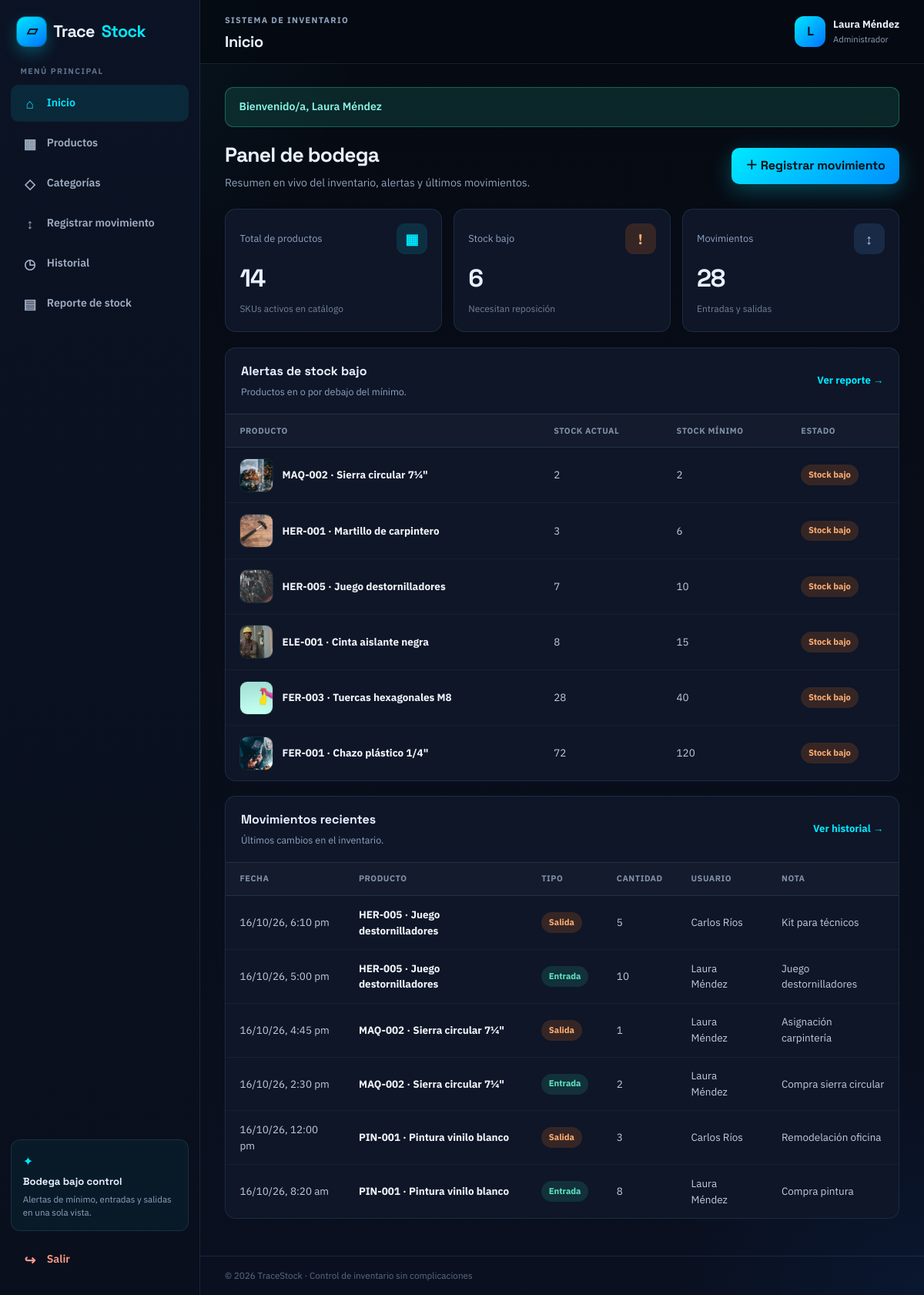
The page /dashboard.php (signed in) on the database its author committed.
### tables this page shows
CREATE TABLE producto (
  id_producto   INT UNSIGNED AUTO_INCREMENT PRIMARY KEY,
  codigo        VARCHAR(30)  NOT NULL UNIQUE,
  nombre        VARCHAR(100) NOT NULL,
  descripcion   TEXT NULL,
  precio        DECIMAL(10,2) NOT NULL DEFAULT 0,
  stock_actual  INT NOT NULL DEFAULT 0,
  stock_minimo  INT NOT NULL DEFAULT 0,
  imagen        VARCHAR(120) NULL,
  id_categoria  INT UNSIGNED NOT NULL,
  CONSTRAINT fk_producto_categoria
    FOREIGN KEY (id_categoria) REFERENCES categoria(id_categoria)
    ON UPDATE CASCADE
    ON DELETE RESTRICT
);

CREATE TABLE movimiento (
  id_movimiento INT UNSIGNED AUTO_INCREMENT PRIMARY KEY,
  tipo          VARCHAR(10)  NOT NULL COMMENT 'entrada o salida',
  cantidad      INT NOT NULL,
  fecha         DATETIME NOT NULL DEFAULT CURRENT_TIMESTAMP,
  motivo        VARCHAR(150) NULL,
  id_producto   INT UNSIGNED NOT NULL,
  id_usuario    INT UNSIGNED NOT NULL,
  CONSTRAINT fk_movimiento_producto
    FOREIGN KEY (id_producto) REFERENCES producto(id_producto)
    ON UPDATE CASCADE
    ON DELETE RESTRICT,
  CONSTRAINT fk_movimiento_usuario
    FOREIGN KEY (id_usuario) REFERENCES usuario(id_usuario)
    ON UPDATE CASCADE
    ON DELETE RESTRICT
);

CREATE TABLE usuario (
  id_usuario INT UNSIGNED AUTO_INCREMENT PRIMARY KEY,
  nombre     VARCHAR(100) NOT NULL,
  correo     VARCHAR(100) NOT NULL UNIQUE,
  clave      VARCHAR(255) NOT NULL COMMENT 'password_hash de PHP',
  rol        VARCHAR(20)  NOT NULL DEFAULT 'administrador',
  activo     TINYINT(1)   NOT NULL DEFAULT 1 COMMENT '1=puede entrar, 0=desactivado'
);

### dashboard.php (the view, shortened to what this page needs)
<?php
require_once __DIR__ . '/includes/conexion.php';
require_once __DIR__ . '/includes/funciones.php';
$totalProductos = (int) $mysqli->query('SELECT COUNT(*) AS c FROM producto')->fetch_assoc()['c'];
$totalBajo = (int) $mysqli->query(
    'SELECT COUNT(*) AS c FROM producto WHERE stock_actual <= stock_minimo'
)->fetch_assoc()['c'];
$totalMovimientos = (int) $mysqli->query('SELECT COUNT(*) AS c FROM movimiento')->fetch_assoc()['c'];
$alertas = $mysqli->query(
    'SELECT nombre, codigo, stock_actual, stock_minimo, imagen
     FROM producto
     WHERE stock_actual <= stock_minimo
     ORDER BY stock_actual ASC
     LIMIT 10'
)->fetch_all(MYSQLI_ASSOC);
$recientes = $mysqli->query(
    'SELECT m.fecha, m.tipo, m.cantidad, m.motivo,
            p.nombre AS producto, p.codigo, u.nombre AS usuario
     FROM movimiento m
     INNER JOIN producto p ON p.id_producto = m.id_producto
     INNER JOIN usuario u ON u.id_usuario = m.id_usuario
     ORDER BY m.fecha DESC
     LIMIT 6'
)->fetch_all(MYSQLI_ASSOC);
require __DIR__ . '/includes/layout_inicio.php';
?>
<div class="welcome-row">
  <div>
    <h1>Panel de bodega</h1>
    <p>Resumen en vivo del inventario, alertas y últimos movimientos.</p>
  </div>
  <a class="btn btn-cyan" href="movimiento.php">＋ Registrar movimiento</a>
</div>
<div class="stat-grid">
  <article class="stat-card">
    <div class="stat-heading"><span>Total de productos</span><span class="stat-icon cyan-bg">▦</span></div>
    <strong><?= $totalProductos ?></strong>
    <small>SKUs activos en catálogo</small>
  </article>
  <article class="stat-card">
    <div class="stat-heading"><span>Stock bajo</span><span class="stat-icon orange-bg">!</span></div>
    <strong><?= $totalBajo ?></strong>
    <small>Necesitan reposición</small>
  </article>
  <article class="stat-card">
    <div class="stat-heading"><span>Movimientos</span><span class="stat-icon purple-bg">↕</span></div>
    <strong><?= $totalMovimientos ?></strong>
    <small>Entradas y salidas</small>
  </article>
</div>
<div class="section-card">
  <div class="card-heading">
    <div>
      <h3>Alertas de stock bajo</h3>
      <p>Productos en o por debajo del mínimo.</p>
    </div>
    <a class="text-button" href="reporte.php">Ver reporte →</a>
  </div>
  <div class="table-wrap table-desktop">
    <table>
      <thead>
        <tr><th>Producto</th><th>Stock actual</th><th>Stock mínimo</th><th>Estado</th></tr>
      </thead>
      <tbody>
        <?php if (!$alertas): ?>
          <tr><td colspan="4" class="empty">No hay alertas de stock bajo.</td></tr>
        <?php else: ?>
          <?php foreach ($alertas as $a): ?>
            <tr>
              <td class="product-cell">
                <div class="product-with-img">
                  <img class="product-thumb" src="<?= e(imagenProducto($a['imagen'] ?? null)) ?>" alt="">
                  <span><?= e($a['codigo'] . ' · ' . $a['nombre']) ?></span>
                </div>
              </td>
              <td><?= (int) $a['stock_actual'] ?></td>
              <td><?= (int) $a['stock_minimo'] ?></td>
              <td><?= badgeStock((int) $a['stock_actual'], (int) $a['stock_minimo']) ?></td>
            </tr>
          <?php endforeach; ?>
        <?php endif; ?>
      </tbody>
    </table>
  </div>
</div>
<div class="section-card">
  <div class="card-heading">
    <div>
      <h3>Movimientos recientes</h3>
      <p>Últimos cambios en el inventario.</p>
    </div>
    <a class="text-button" href="historial.php">Ver historial →</a>
  </div>
  <div class="table-wrap table-desktop">
    <table>
      <thead>
        <tr><th>Fecha</th><th>Producto</th><th>Tipo</th><th>Cantidad</th><th>Usuario</th><th>Nota</th></tr>
      </thead>
      <tbody>
        <?php if (!$recientes): ?>
          <tr><td colspan="6" class="empty">Aún no hay movimientos.</td></tr>
        <?php else: ?>
          <?php foreach ($recientes as $m): ?>
            <tr>
              <td><?= e(formatearFecha($m['fecha'])) ?></td>
              <td class="product-cell"><?= e($m['codigo'] . ' · ' . $m['producto']) ?></td>
              <td><?= badgeTipo($m['tipo']) ?></td>
              <td><?= (int) $m['cantidad'] ?></td>
              <td><?= e($m['usuario']) ?></td>
              <td><?= e($m['motivo'] ?: '—') ?></td>
            </tr>
          <?php endforeach; ?>
        <?php endif; ?>
      </tbody>
    </table>
  </div>
</div>
<?php require __DIR__ . '/includes/layout_fin.php'; ?>

### includes/funciones.php (shortened to what this page needs)
<?php
function e(string $texto): string
{
    return htmlspecialchars($texto, ENT_QUOTES, 'UTF-8');
}
function badgeStock(int $stock, int $minimo): string
{
    if ($stock <= $minimo) {
        return '<span class="badge badge-low">Stock bajo</span>';
    }
    return '<span class="badge badge-ok">Disponible</span>';
}
function formatearFecha(?string $fecha): string
{
    $dt = DateTime::createFromFormat('Y-m-d H:i:s', $fecha)
        ?: DateTime::createFromFormat('Y-m-d', $fecha);
    return $dt ? $dt->format('d/m/y, g:i a') : $fecha;
}
function badgeTipo(string $tipo): string
{
    $clase = $tipo === 'entrada' ? 'badge-ok' : 'badge-out';
    $texto = $tipo === 'entrada' ? 'Entrada' : 'Salida';
    return '<span class="badge ' . $clase . '">' . e($texto) . '</span>';
}
function imagenProducto(?string $archivo): string
{
    $archivo = trim((string) $archivo);
    if ($archivo !== '' && is_file(__DIR__ . '/../img/' . basename($archivo))) {
        return 'img/' . basename($archivo);
    }
    return 'img/prod-chazo.jpg';
}

### rows shown on the page
producto: imagen (picture), codigo+nombre "MAQ-002 · Sierra circular 7¼\"", stock_actual "2", stock_minimo "2"
producto: imagen (picture), codigo+nombre "HER-001 · Martillo de carpintero", stock_actual "3", stock_minimo "6"
producto: imagen (picture), codigo+nombre "HER-005 · Juego destornilladores", stock_actual "7", stock_minimo "10"
producto: imagen (picture), codigo+nombre "ELE-001 · Cinta aislante negra", stock_actual "8", stock_minimo "15"
producto: imagen (picture), codigo+nombre "FER-003 · Tuercas hexagonales M8", stock_actual "28", stock_minimo "40"
producto: imagen (picture), codigo+nombre "FER-001 · Chazo plástico 1/4\"", stock_actual "72", stock_minimo "120"
movimiento: fecha "16/10/26, 6:10 pm", id_producto.nombre "HER-005 · Juego destornilladores", tipo "Salida", cantidad "5", id_usuario.nombre "Carlos Ríos", motivo "Kit para técnicos"
movimiento: fecha "16/10/26, 5:00 pm", id_producto.nombre "HER-005 · Juego destornilladores", tipo "Entrada", cantidad "10", id_usuario.nombre "Laura Méndez", motivo "Juego destornilladores"
movimiento: fecha "16/10/26, 4:45 pm", id_producto.nombre "MAQ-002 · Sierra circular 7¼\"", tipo "Salida", cantidad "1", id_usuario.nombre "Laura Méndez", motivo "Asignación carpintería"
movimiento: fecha "16/10/26, 2:30 pm", id_producto.nombre "MAQ-002 · Sierra circular 7¼\"", tipo "Entrada", cantidad "2", id_usuario.nombre "Laura Méndez", motivo "Compra sierra circular"
movimiento: fecha "16/10/26, 12:00 pm", id_producto.nombre "PIN-001 · Pintura vinilo blanco", tipo "Salida", cantidad "3", id_usuario.nombre "Carlos Ríos", motivo "Remodelación oficina"
movimiento: fecha "16/10/26, 8:20 am", id_producto.nombre "PIN-001 · Pintura vinilo blanco", tipo "Entrada", cantidad "8", id_usuario.nombre "Laura Méndez", motivo "Compra pintura"

### other values the page prints
$tituloPagina "Inicio"
$inicial "L"
$usuarioNombre "Laura Méndez"
$rolLabel "Administrador"
$flash['texto'] "Bienvenido/a, Laura Méndez"
$totalProductos "14"
$totalBajo "6"
$totalMovimientos "28"
